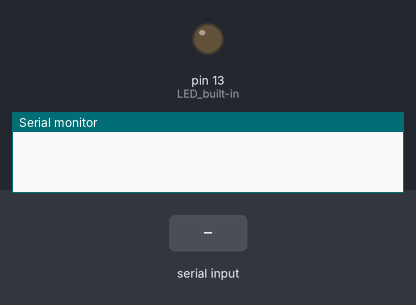
This sketch was run on a simulated Arduino Uno, built with avr-gcc and run on an emulated ATmega328P. Shown: output pins drawn as LEDs (lit = HIGH), the last lines printed to the serial monitor. The inputs (shaded band) are chosen by the test bench.

Above: at 1.2 s.
1.3 s: "1" received over Serial
At 2.4 s:
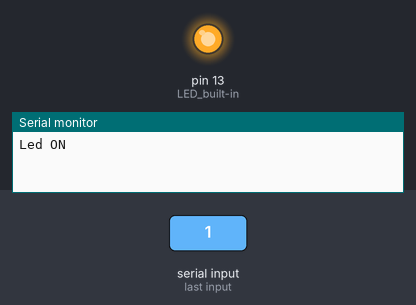
2.8 s: "0" received over Serial
At 3.5 s:
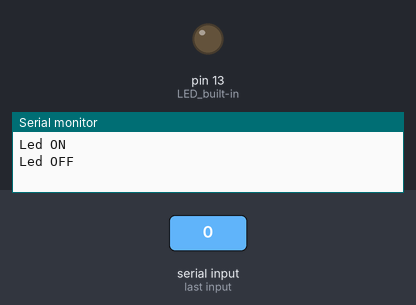
Timing chart, 0 to 5.8 s (numbered marks = the images above; inputs shaded):
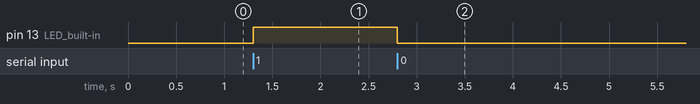

The sketch:

RosSerialReceiver.ino
```cpp
void setup() {
  Serial.begin(115200);
  pinMode(13, OUTPUT); // LED built-in
  digitalWrite(13, LOW);
}

void loop() {
  if (Serial.available()) {
    char input = Serial.read();
    if (input == '1') {
      Serial.println("Led ON");
      digitalWrite(13, HIGH);
    } else if (input == '0') {
      Serial.println("Led OFF");
      digitalWrite(13, LOW);
    }
  }
}
```

Measured:
- after the input at 1.3 s, pin 13 (LED_built-in): LOW → HIGH at once
- after the input at 2.8 s, pin 13 (LED_built-in): HIGH → LOW at once
